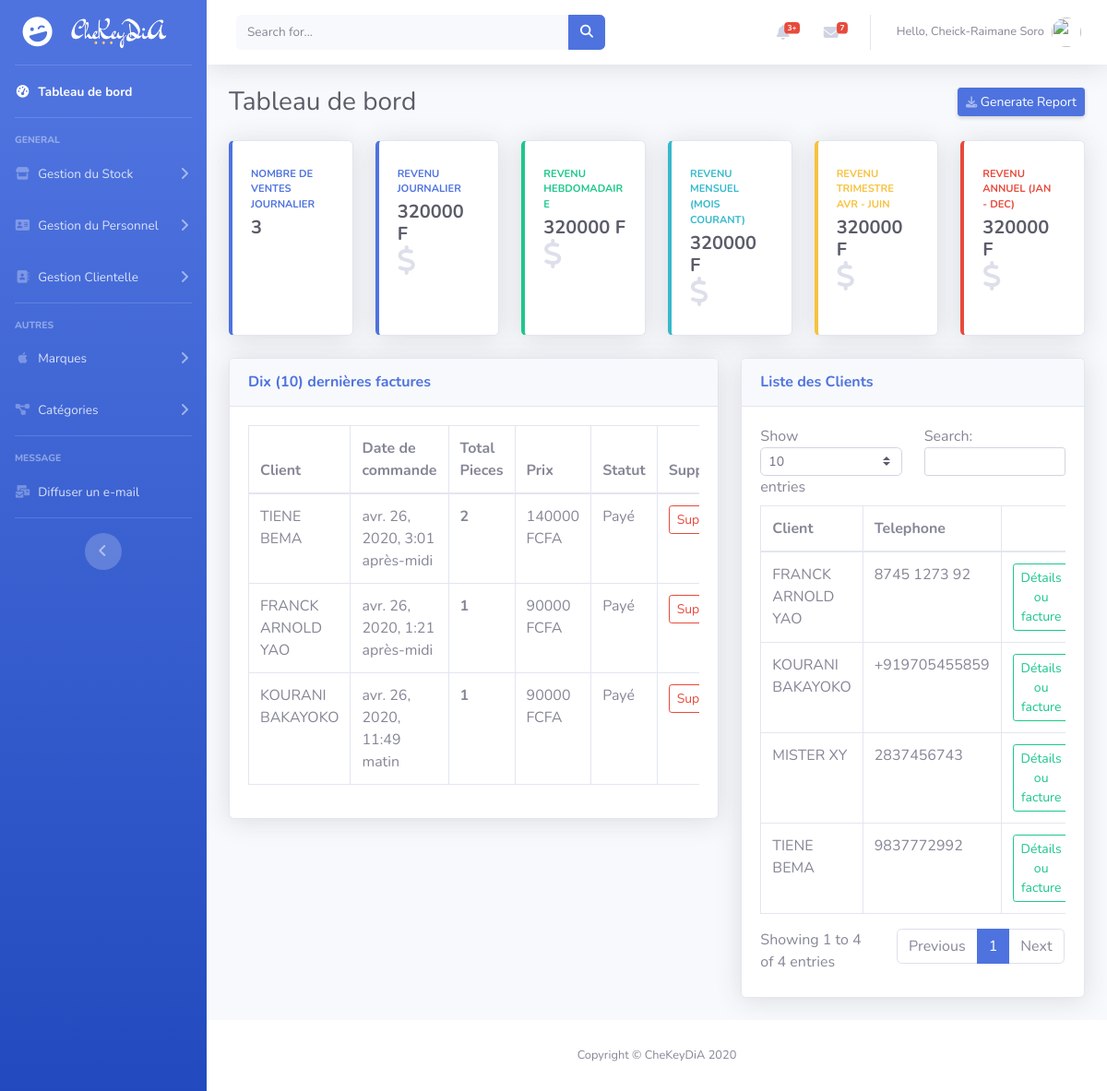
The app's page / (signed in) with its own data.
### management/models.py (models this page shows, shortened)
class Order(models.Model):
     STATUS = (
               ('Payé', 'Payé'),
               ('Impayé', 'Impayé'),
          )
     client = models.ForeignKey(Customer, null=True, on_delete=models.SET_NULL)
     date_enregistrement = models.DateTimeField(auto_now_add=True, null=True)
     total_pcs = models.PositiveIntegerField(default=0, blank=True, null=True)
     montant_total = models.PositiveIntegerField(default=0.0, blank=True, null=True)
     remise = models.PositiveIntegerField(default=0, blank=True, null=True)
     somme_finale = models.PositiveIntegerField(default=0.0, blank=True, null=True)
     statut = models.CharField(max_length=8, null=True, blank=True, choices=STATUS, default='Payé')
     note = models.CharField(max_length=255, null=True, blank=True)

class Customer(models.Model):
     STATUT = (
            ('actif', 'Actif'),
            ('inactif', 'Inactif'),
        )
     nom_complet = models.CharField(max_length=200, null=True)
     telephone = models.CharField(max_length=16, null=True, unique=True)
     email = models.EmailField(null=True, unique=True)
     date_de_naissance = models.DateField(null=True, blank=True)
     adresse = models.CharField(max_length=255, null=True, blank=True)
     total_des_depenses = models.PositiveIntegerField(default=0, null=True)
     date_enregistrement = models.DateTimeField(auto_now_add=True)
     statut = models.CharField(max_length=7, choices=STATUT, default='actif')

### management/decorators.py (the view)
          def wrapper_func(request, *args, **kwargs):
               group = None
               if request.user.groups.exists():
                    group = request.user.groups.all()[0].name
               if group in allowed_roles:
                    return view_func(request, *args, **kwargs)
               else:
                    return redirect('management:page404')

### management/templates/management/dashboard.html (shortened to what this page needs)
{% extends 'management/base.html' %} {% block search %}
<form class="d-none d-sm-inline-block form-inline mr-auto ml-md-3 my-2 my-md-0 mw-100 navbar-search" action="" method="POST">
    <div class="input-group">
        <input type="text" name="search" class="form-control bg-light border-0 small" placeholder="Search for..." aria-label="Search" aria-describedby="basic-addon2">
        <div class="input-group-append">
            <button class="btn btn-primary" type="submit">
                <i class="fas fa-search fa-sm"></i>
            </button>
        </div>
    </div>
</form>
{% endblock search %} {% block content %}
<div class="d-sm-flex align-items-center justify-content-between mb-4">
    <h1 class="h3 mb-0 text-gray-800">Tableau de bord</h1>
    <a href="#" class="d-none d-sm-inline-block btn btn-sm btn-primary shadow-sm"><i class="fas fa-download fa-sm text-white-50"></i> Generate Report</a>
</div>
<div class="row">
    <div class="col-xl-2 col-md-6 mb-4">
        <div class="card border-left-primary shadow h-100 py-2">
            <div class="card-body">
                <div class="row no-gutters align-items-center">
                    <div class="col mr-2">
                        <div class="text-xs font-weight-bold text-primary text-uppercase mb-1">Nombre de Ventes Journalier</div>
                        <div class="h5 mb-0 font-weight-bold text-gray-800"> {{today_orders}} </div>
                    </div>
                </div>
            </div>
        </div>
    </div>
    <div class="col-xl-2 col-md-6 mb-4">
        <div class="card border-left-primary shadow h-100 py-2">
            <div class="card-body">
                <div class="row no-gutters align-items-center">
                    <div class="col mr-2">
                        <div class="text-xs font-weight-bold text-primary text-uppercase mb-1">Revenu Journalier</div>
                        <div class="h5 mb-0 font-weight-bold text-gray-800"> {{today_orders_price}} F</div>
                    </div>
                    <div class="col-auto">
                        <i class="fas fa-dollar-sign fa-2x text-gray-300"></i>
                    </div>
                </div>
            </div>
        </div>
    </div>
    <div class="col-xl-2 col-md-6 mb-4">
        <div class="card border-left-success shadow h-100 py-2">
            <div class="card-body">
                <div class="row no-gutters align-items-center">
                    <div class="col mr-2">
                        <div class="text-xs font-weight-bold text-success text-uppercase mb-1">Revenu Hebdomadaire</div>
                        <div class="h5 mb-0 font-weight-bold text-gray-800"> {{week_orders_price}} F</div>
                    </div>
                    <div class="col-auto">
                        <i class="fas fa-dollar-sign fa-2x text-gray-300"></i>
                    </div>
                </div>
            </div>
        </div>
    </div>
    <div class="col-xl-2 col-md-6 mb-4">
        <div class="card border-left-info shadow h-100 py-2">
            <div class="card-body">
                <div class="row no-gutters align-items-center">
                    <div class="col mr-2">
                        <div class="text-xs font-weight-bold text-info text-uppercase mb-1">Revenu Mensuel (Mois courant)</div>
                        <div class="h5 mb-0 font-weight-bold text-gray-800">{{month_orders_price}} F</div>
                    </div>
                    <div class="col-auto">
                        <i class="fas fa-dollar-sign fa-2x text-gray-300"></i>
                    </div>
                </div>
            </div>
        </div>
    </div>
    <div class="col-xl-2 col-md-6 mb-4">
        <div class="card border-left-warning shadow h-100 py-2">
            <div class="card-body">
                <div class="row no-gutters align-items-center">
                    <div class="col mr-2">
                        <div class="text-xs font-weight-bold text-warning text-uppercase mb-1">Revenu Trimestre {{quater_description}} </div>
                        <div class="h5 mb-0 font-weight-bold text-gray-800"> {{quater_orders_price}} F</div>
                    </div>
                    <div class="col-auto">
                        <i class="fas fa-dollar-sign fa-2x text-gray-300"></i>
                    </div>
                </div>
            </div>
        </div>
    </div>
    <div class="col-xl-2 col-md-6 mb-4">
        <div class="card border-left-danger shadow h-100 py-2">
            <div class="card-body">
                <div class="row no-gutters align-items-center">
                    <div class="col mr-2">
                        <div class="text-xs font-weight-bold text-danger text-uppercase mb-1">Revenu Annuel (Jan - Dec)</div>
                        <div class="h5 mb-0 font-weight-bold text-gray-800">{{year_orders_price}} F</div>
                    </div>
                    <div class="col-auto">
                        <i class="fas fa-dollar-sign fa-2x text-gray-300"></i>
                    </div>
                </div>
            </div>
        </div>
    </div>
</div>
<div class="row">
    <div class="col-xl-7 col-lg-6">
        <div class="card shadow mb-4">
            <div class="card-header py-3">
                <h6 class="m-0 font-weight-bold text-primary">Dix (10) dernières factures</h6>
            </div>
            <div class="card-body">
                <div class="table-responsive">
                    <table class="table table-bordered" width="100%" cellspacing="0">
                        <thead>
                            <tr>
                                <th>Client</th>
                                <th>Date de commande</th>
                                <th>Total Pieces</th>
                                <th>Prix</th>
                                <th>Statut</th>
                                <th>Supprimer</th>
                            </tr>
                        </thead>
                        <tbody>
                            {% for order in orders %}
                            <tr>
                                <td>{{ order.client.nom_complet }}</td>
                                <td>{{ order.date_enregistrement }}</td>
                                <td> <strong> {{ order.total_pcs }} </strong> </td>
                                <td>{{ order.montant_total }} FCFA</td>
                                <td>{{ order.statut }}</td>
                                <td><a class="btn btn-sm btn-outline-danger btn-block" href="{% url 'management:order_delete_from_dash' order.pk %}">Supprimer</a></td>
                            </tr>
                            {% endfor %}
                        </tbody>
                    </table>
                </div>
            </div>
        </div>
    </div>
    <div class="col-xl-5 col-lg-6">
        <div class="card shadow mb-4">
            <div class="card-header py-3">
                <h6 class="m-0 font-weight-bold text-primary">Liste des Clients</h6>
            </div>
            <div class="card-body">
                <div class="table-responsive">
                    <table class="table table-bordered" id="dataTable" width="100%" cellspacing="0">
                        <thead>
                            <tr>
                                <th>Client</th>
                                <th>Telephone</th>
                                <th></th>
                            </tr>
                        </thead>
                        <tbody id="myTable">
                            {% for customer in customers %}
                            <tr>
                                <td>{{ customer.nom_complet }} </td>
                                <td>{{ customer.telephone }}</td>
                                <td>
                                    <a class="btn btn-sm btn-outline-success btn-block" href=" {% url 'management:customer_details' customer.pk %} " class="">Détails ou facture</a>
                                </td>
                            </tr>
                            {% endfor %}
                        </tbody>
                    </table>
                </div>
            </div>
        </div>
    </div>
</div>
{% endblock content %}

### management/templates/management/base.html (shortened to what this page needs)
{% load static %} {% load crispy_forms_tags %}
<!DOCTYPE html>
<html lang="en">
<head>
    <link href="{% static '/css/all.min.css' %}" rel="stylesheet" type="text/css">
    <link href="{% static '/css/sb-admin-2.min.css' %}" rel="stylesheet"> {% block style %}{% endblock style %}
</head>
<body id="page-top">
    <div id="wrapper">
        <ul class="navbar-nav bg-gradient-primary sidebar sidebar-dark accordion" id="accordionSidebar">
            <a class="sidebar-brand d-flex align-items-center justify-content-center" href="{% url 'management:dashboard' %}">
                <div class="sidebar-brand-icon rotate-n-15">
                    <i class="fas fa-laugh-wink"></i>
                </div>
                <div class="sidebar-brand-text mx-3"><img src="{% static 'images/logo.png' %}" height="35" alt="CheKeyDiA"></div>
            </a>
            <hr class="sidebar-divider my-0">
            <li class="nav-item active">
                <a class="nav-link" href="{% url 'management:dashboard' %}">
                    <i class="fas fa-fw fa-tachometer-alt"></i>
                    <span>Tableau de bord</span></a>
            </li>
            <hr class="sidebar-divider">
            <div class="sidebar-heading">
                General
            </div>
            <li class="nav-item">
                <a class="nav-link collapsed" href="#" data-toggle="collapse" data-target="#collapseTwo" aria-expanded="true" aria-controls="collapseTwo">
                    <i class="fas fa-fw fa-store"></i>
                    <span>Gestion du Stock</span>
                </a>
            </li>
            <li class="nav-item">
                <a class="nav-link collapsed" href="#" data-toggle="collapse" data-target="#collapse2" aria-expanded="true" aria-controls="collapseTwo">
                    <i class="fas fa-fw fa-address-card"></i>
                    <span>Gestion du Personnel</span>
                </a>
            </li>
            <li class="nav-item">
                <a class="nav-link collapsed" href="#" data-toggle="collapse" data-target="#collapsePages" aria-expanded="true" aria-controls="collapsePages">
                    <i class="fas fa-fw fa-address-book"></i>
                    <span>Gestion Clientelle</span>
                </a>
            </li>
            <hr class="sidebar-divider">
            <div class="sidebar-heading">
                Autres
            </div>
            <li class="nav-item">
                <a class="nav-link collapsed" href="#" data-toggle="collapse" data-target="#collapseUtilities" aria-expanded="true" aria-controls="collapseUtilities">
                    <i class="fab fa-fw fa-apple"></i>
                    <span>Marques</span>
                </a>
            </li>
            <li class="nav-item">
                <a class="nav-link collapsed" href="#" data-toggle="collapse" data-target="#collapseUtilities2" aria-expanded="true" aria-controls="collapseUtilities">
                    <i class="fas fa-fw fa-project-diagram"></i>
                    <span>Catégories</span>
                </a>
            </li>
            <hr class="sidebar-divider d-none d-md-block">
            <div class="sidebar-heading">
                Message
            </div>
            <li class="nav-item">
                <a class="nav-link" href=" {% url 'management:email_broadcast' %} ">
                    <i class="fas fa-fw fa-mail-bulk"></i>
                    <span>Diffuser un e-mail</span></a>
            </li>
            <hr class="sidebar-divider d-none d-md-block">
            <div class="text-center d-none d-md-inline">
                <button class="rounded-circle border-0" id="sidebarToggle"></button>
            </div>
        </ul>
        <div id="content-wrapper" class="d-flex flex-column">
            <div id="content">
                <nav class="navbar navbar-expand navbar-light bg-white topbar mb-4 static-top shadow">
           {% block search %} {% endblock search %}
                    <ul class="navbar-nav ml-auto">
                        <li class="nav-item dropdown no-arrow mx-1">
                            <a class="nav-link dropdown-toggle" href="#" id="alertsDropdown" role="button" data-toggle="dropdown" aria-haspopup="true" aria-expanded="false">
                                <i class="fas fa-bell fa-fw"></i>
                                <span class="badge badge-danger badge-counter">3+</span>
                            </a>
                        </li>
                        <li class="nav-item dropdown no-arrow mx-1">
                            <a class="nav-link dropdown-toggle" href="#" id="messagesDropdown" role="button" data-toggle="dropdown" aria-haspopup="true" aria-expanded="false">
                                <i class="fas fa-envelope fa-fw"></i>
                                <span class="badge badge-danger badge-counter">7</span>
                            </a>
                        </li>
                        <li class="nav-item dropdown no-arrow">
                            <a class="nav-link dropdown-toggle" href="#" id="userDropdown" role="button" data-toggle="dropdown" aria-haspopup="true" aria-expanded="false">
                                <span class="mr-2 d-none d-lg-inline text-gray-600 small">Hello, {{request.user.first_name}} {{request.user.last_name}}</span>
                                <img class="img-profile rounded-circle" src="https://source.unsplash.com/QAB-WJcbgJk/60x60">
                            </a>
                        </li>
                    </ul>
                </nav>
                <div class="container-fluid">
                    {% block content %}{% endblock content %}
                </div>
                <footer class="sticky-footer bg-white">
                    <div class="container my-auto">
                        <div class="copyright text-center my-auto">
                            <span>Copyright &copy; CheKeyDiA 2020</span>
                        </div>
                    </div>
                </footer>
            </div>
        </div>
</body>
</html>

### records on screen
Order: client.nom_complet "TIENE BEMA", date_enregistrement "avr. 26, 2020, 3:01 après-midi", total_pcs "2", montant_total "140000", statut "Payé"
Order: client.nom_complet "FRANCK ARNOLD YAO", date_enregistrement "avr. 26, 2020, 1:21 après-midi", total_pcs "1", montant_total "90000", statut "Payé"
Order: client.nom_complet "KOURANI BAKAYOKO", date_enregistrement "avr. 26, 2020, 11:49 matin", total_pcs "1", montant_total "90000", statut "Payé"
Customer: nom_complet "FRANCK ARNOLD YAO", telephone "8745 1273 92"
Customer: nom_complet "KOURANI BAKAYOKO", telephone "+919705455859"
Customer: nom_complet "MISTER XY", telephone "2837456743"
Customer: nom_complet "TIENE BEMA", telephone "9837772992"

### other values on screen
{{ request.user.first_name }} "Cheick-Raimane"
{{ request.user.last_name }} "Soro"
{{ today_orders }} "3"
{{ quater_description }} "AVR - JUIN"
